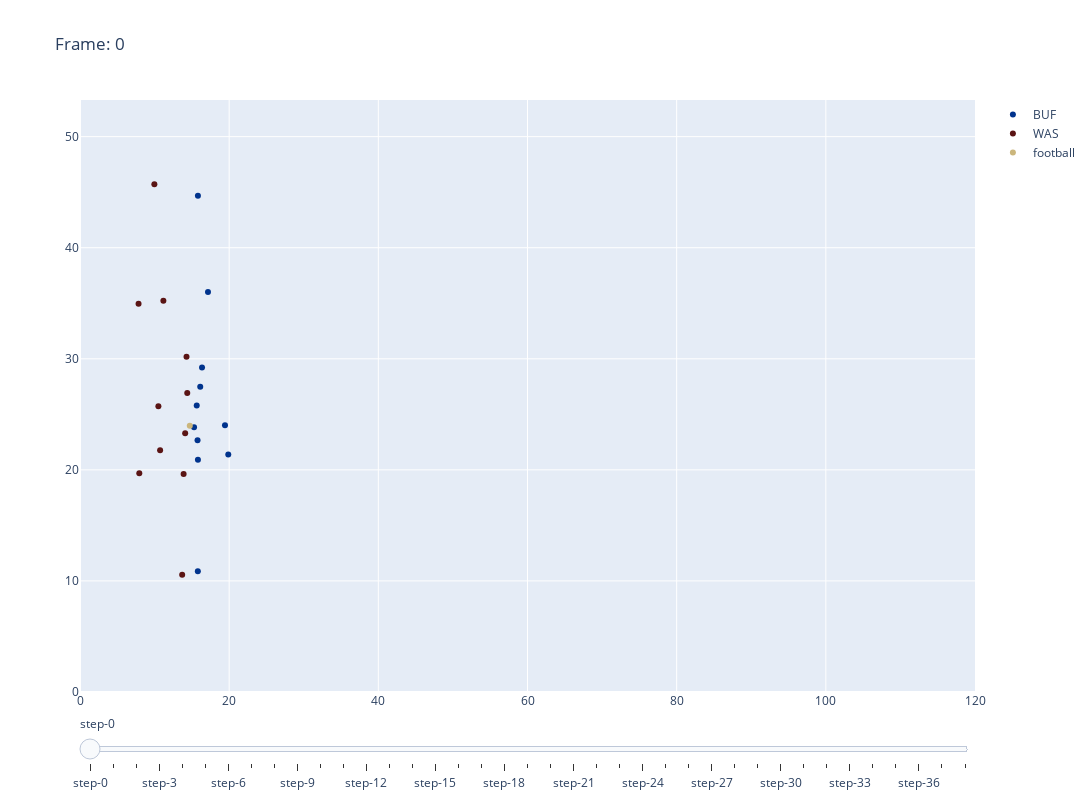

Notebook code cell kept with this figure:
### Code cell
plot_game_play_id(week_df_appended, gameId, playId, size=(1500, 800))
